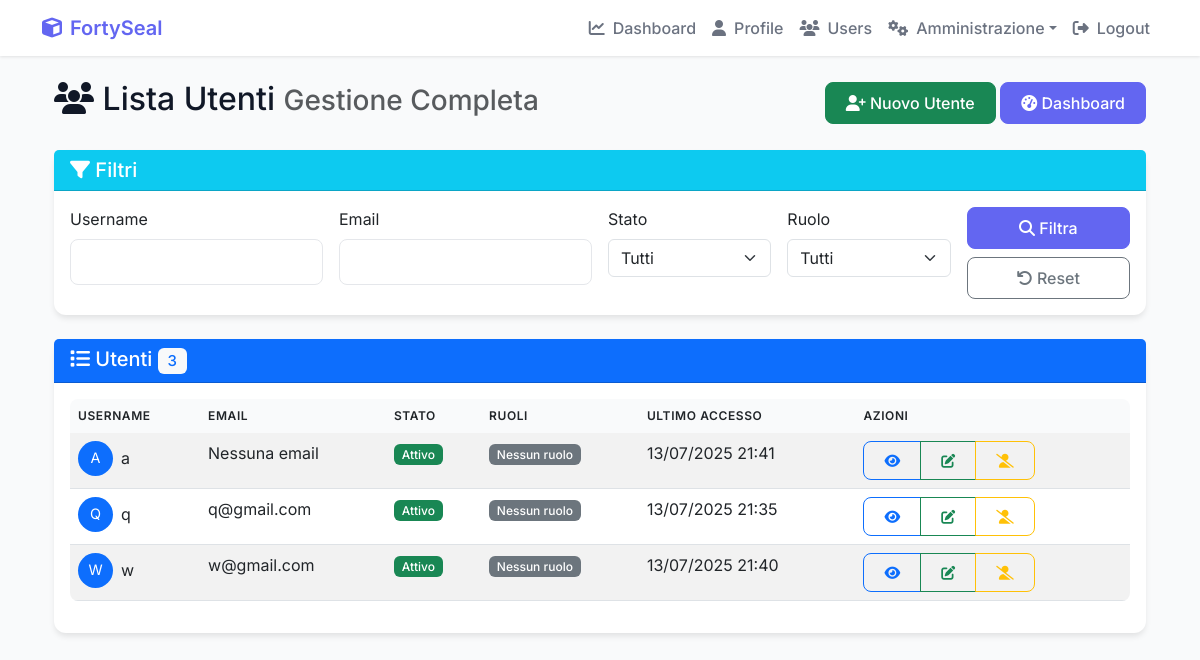
/user-management/users/ (signed in), run on an earlier commit of the app's database.
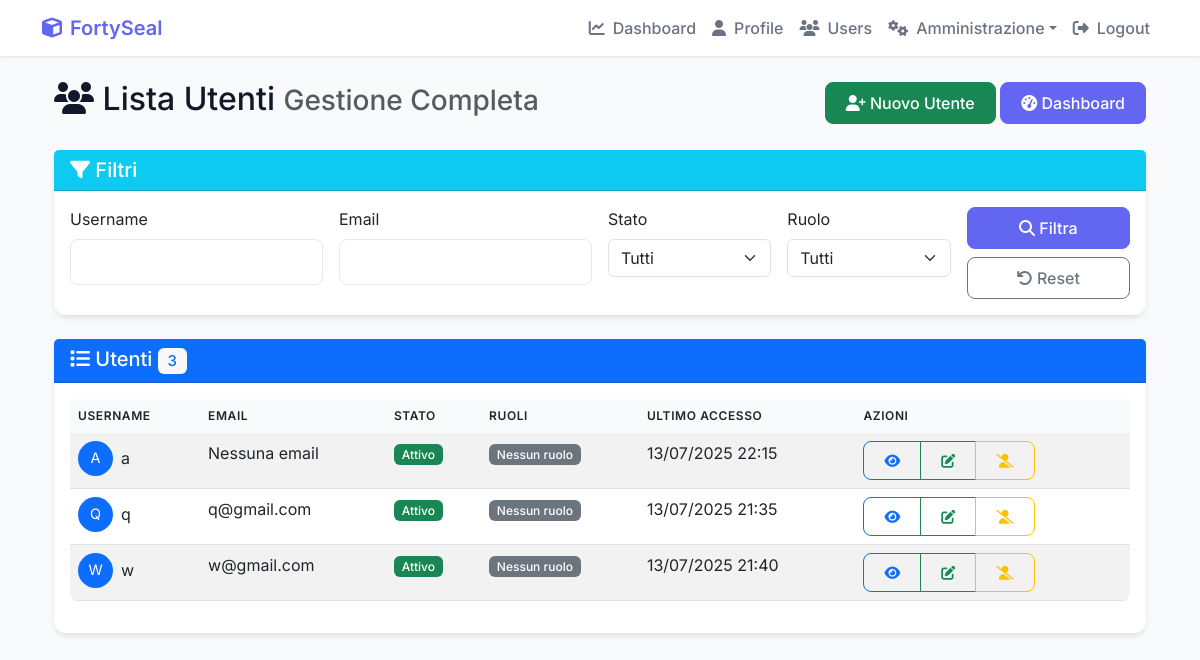
And on a later commit of the database.
### Cripto1/models.py (models this page shows, shortened)
class UserProfile(models.Model):
    user = models.OneToOneField(User, on_delete=models.CASCADE)
    user_key = models.CharField(max_length=255, unique=True) # Keep as a unique identifier (can be hash of public key)
    public_key = models.TextField(null=True, blank=True) # Allow null for existing rows
    private_key = EncryptedTextField(null=True, blank=True) # Allow null for existing rows
    balance = models.FloatField(default=0.0)
    created_at = models.DateTimeField(auto_now_add=True)
    profile_picture = models.ImageField(upload_to='profile_pics/', blank=True, null=True)
    is_active = models.BooleanField(default=True)
    last_login_ip = models.GenericIPAddressField(null=True, blank=True)
    last_login_date = models.DateTimeField(null=True, blank=True)
    login_attempts = models.IntegerField(default=0)
    locked_until = models.DateTimeField(null=True, blank=True)
    sso_provider = models.CharField(max_length=50, blank=True, null=True)  # Per SSO
    sso_id = models.CharField(max_length=255, blank=True, null=True)  # ID esterno per SSO
    department = models.CharField(max_length=100, blank=True, null=True)
    position = models.CharField(max_length=100, blank=True, null=True)
    phone = models.CharField(max_length=20, blank=True, null=True)
    emergency_contact = models.CharField(max_length=255, blank=True, null=True)
    notes = models.TextField(blank=True, null=True)
    def is_locked(self):
        if self.locked_until and timezone.now() < self.locked_until:
            return True
        return False
    def update_last_login(self, ip_address=None):
        self.last_login_date = timezone.now()
        if ip_address:
            self.last_login_ip = ip_address
        self.save()

### Cripto1/views.py (the view)
    def wrapper(request, *args, **kwargs):
        if not request.user.is_authenticated:
            messages.error(request, "Devi essere autenticato per accedere a questa sezione.")
            return redirect('Cripto1:login')
        return view_func(request, *args, **kwargs)

### Cripto1/views.py (called while the page is built)
def user_management_required(view_func):
    def wrapper(request, *args, **kwargs):
        if not request.user.is_authenticated:
            messages.error(request, "Devi essere autenticato per accedere a questa sezione.")
            return redirect('Cripto1:login')
        return view_func(request, *args, **kwargs)
    return wrapper

### Cripto1/templates/Cripto1/user_management/user_list.html (shortened to what the changed rows need)
{% extends 'Cripto1/base.html' %}
{% load static %}
{% block content %}
<div class="container-fluid mt-4">
    <div class="row">
        <div class="col-12">
            <div class="d-flex justify-content-between align-items-center mb-4">
                <h2>
                    <i class="fas fa-users"></i> Lista Utenti
                    <small class="text-muted">Gestione Completa</small>
                </h2>
            </div>
        </div>
    </div>
    <div class="row">
        <div class="col-12">
            <div class="card border-primary">
                <div class="card-body">
                    {% if page_obj %}
                        <div class="table-responsive">
                            <table class="table table-striped table-hover">
                                <thead>
                                    <tr>
                                        <th>Username</th>
                                        <th>Email</th>
                                        <th>Stato</th>
                                        <th>Ruoli</th>
                                        <th>Ultimo Accesso</th>
                                        <th>Azioni</th>
                                    </tr>
                                </thead>
                                <tbody>
                                    {% for user_profile in page_obj %}
                                        <tr>
                                            <td>
                                                <div class="d-flex align-items-center">
                                                    <div class="bg-primary text-white rounded-circle d-flex align-items-center justify-content-center me-2" style="width: 35px; height: 35px; font-size: 0.9rem;">
                                                        {{ user_profile.user.username|first|upper }}
                                                    </div>
                                                    {{ user_profile.user.username }}
                                                </div>
                                            </td>
                                            <td>{{ user_profile.user.email|default:"Nessuna email" }}</td>
                                            <td>
                                                {% if user_profile.is_active %}
                                                    <span class="badge bg-success">Attivo</span>
                                                {% else %}
                                                    {% if user_profile.login_attempts >= 3 %}
                                                        <span class="badge bg-danger">Bloccato</span>
                                                    {% else %}
                                                        <span class="badge bg-warning text-dark">Inattivo</span>
                                                    {% endif %}
                                                {% endif %}
                                            </td>
                                            <td>
                                                {% for user_role in user_profile.user.userrole_set.all %}
                                                    <span class="badge bg-info">{{ user_role.role.name }}</span>
                                                {% empty %}
                                                    <span class="badge bg-secondary">Nessun ruolo</span>
                                                {% endfor %}
                                            </td>
                                            <td>
                                                {% if user_profile.user.last_login %}
                                                    {{ user_profile.user.last_login|date:"d/m/Y H:i" }}
                                                {% else %}
                                                    <span class="text-muted">Mai</span>
                                                {% endif %}
                                            </td>
                                            <td>
                                                <div class="btn-group">
                                                    <a href="{% url 'Cripto1:user_detail' user_profile.user.id %}" class="btn btn-sm btn-outline-primary">
                                                        <i class="fas fa-eye"></i>
                                                    </a>
                                                    <a href="{% url 'Cripto1:edit_user' user_profile.user.id %}" class="btn btn-sm btn-outline-success">
                                                        <i class="fas fa-edit"></i>
                                                    </a>
                                                    {% if user_profile.is_active %}
                                                        <a href="{% url 'Cripto1:toggle_user_status' user_profile.user.id %}" class="btn btn-sm btn-outline-warning">
                                                            <i class="fas fa-user-slash"></i>
                                                        </a>
                                                    {% else %}
                                                        <a href="{% url 'Cripto1:toggle_user_status' user_profile.user.id %}" class="btn btn-sm btn-outline-success">
                                                            <i class="fas fa-user-check"></i>
                                                        </a>
                                                    {% endif %}
                                                </div>
                                            </td>
                                        </tr>
                                    {% endfor %}
                                </tbody>
                            </table>
                        </div>
                    {% else %}
                        <div class="text-center py-4">
                            <i class="fas fa-users fa-3x text-muted mb-3"></i>
                            <h5 class="text-muted">Nessun utente trovato</h5>
                            <p>Prova a modificare i filtri o <a href="{% url 'Cripto1:create_user' %}">crea un nuovo utente</a>.</p>
                        </div>
                    {% endif %}
                </div>
            </div>
        </div>
    </div>
</div>
{% endblock %}

What changed in the data, as far as the page shows it:
changed UserProfile "Nessuna email": user.last_login "13/07/2025 21:41" → "13/07/2025 22:15"
